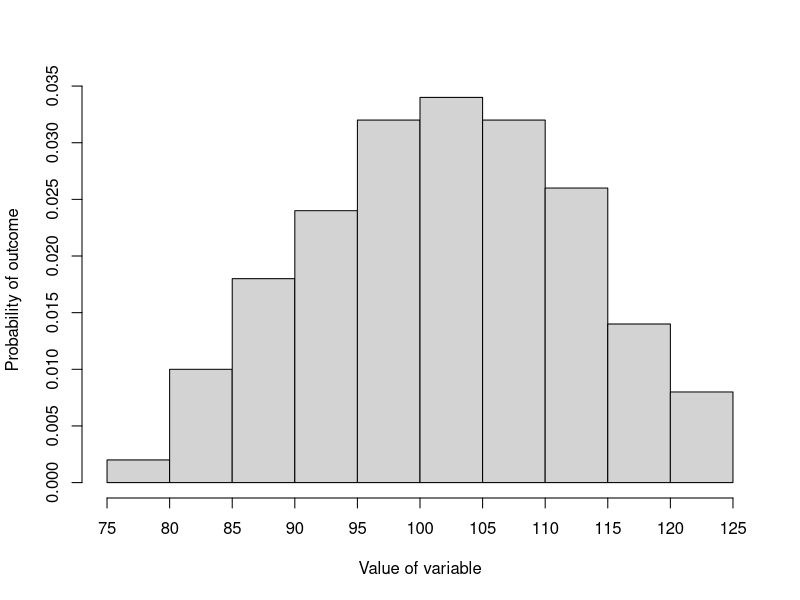
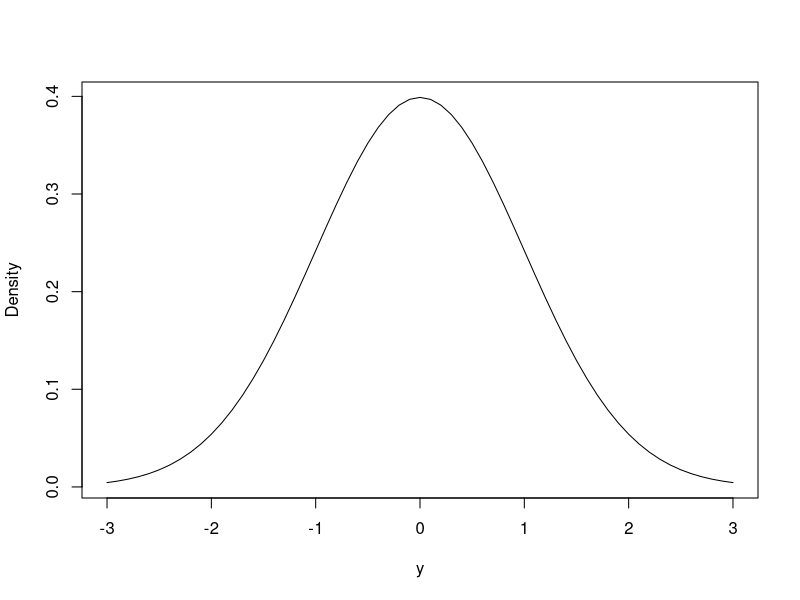
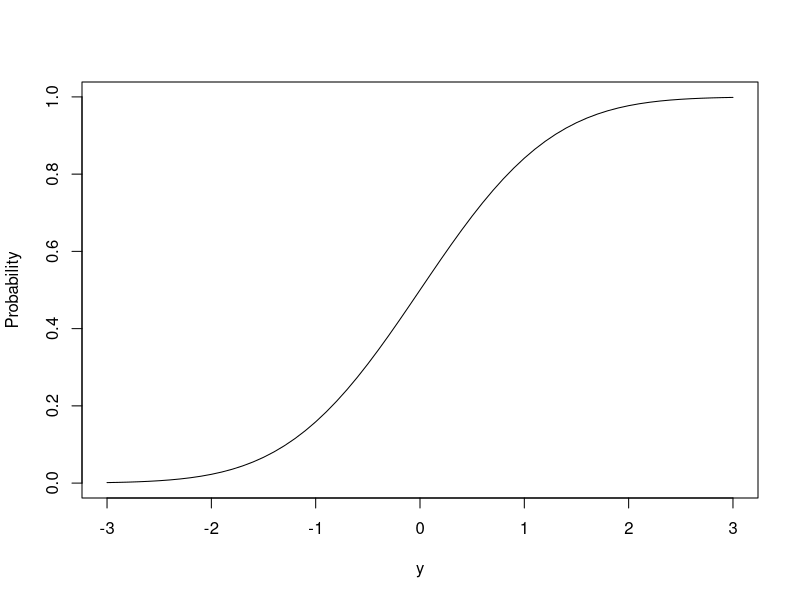
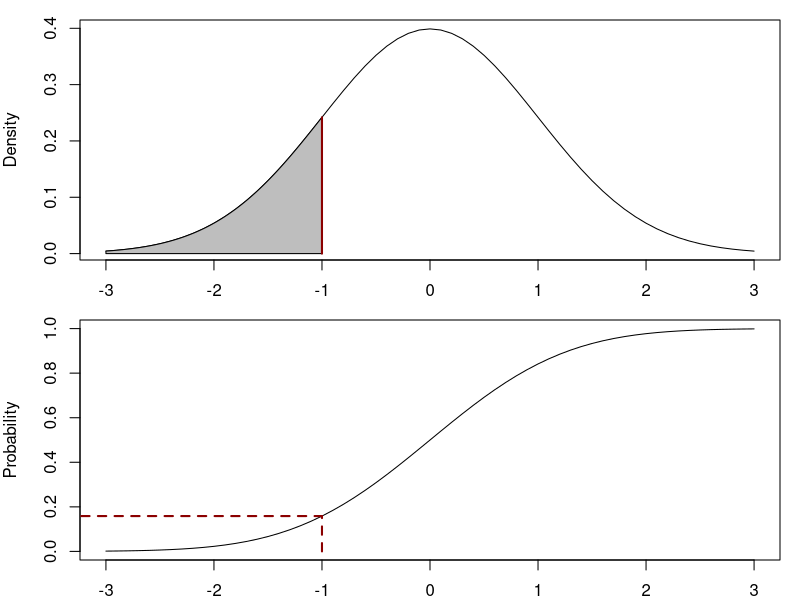
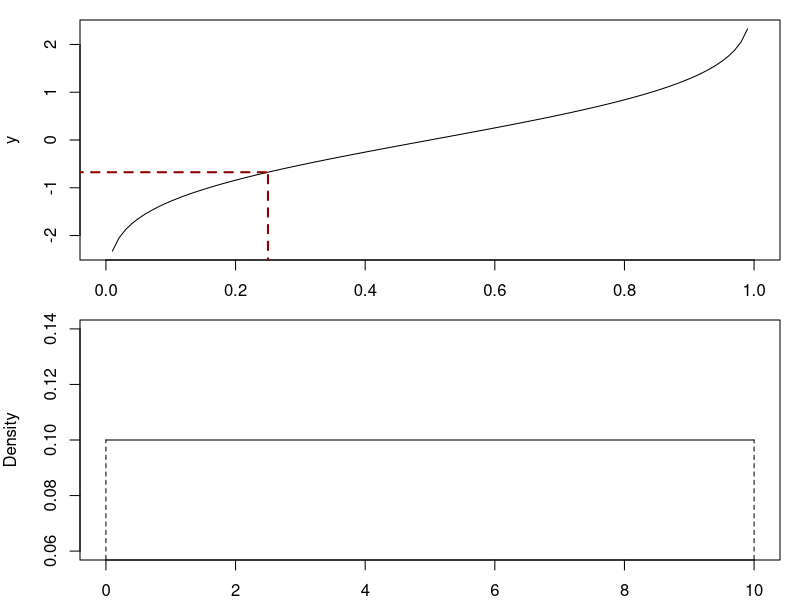
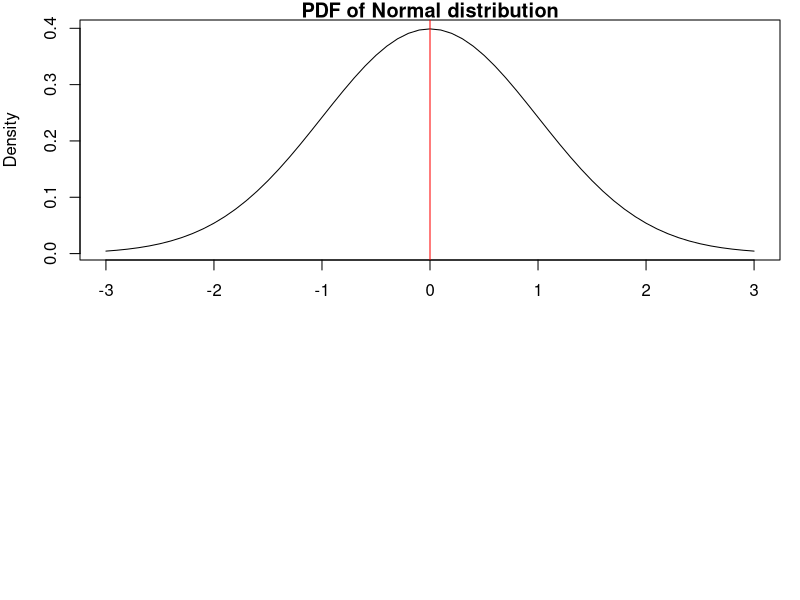

The R source for these figures, in order: (Note: this script raises an error after producing the figures.)
## ---- chunk 1
set.seed(41)
yHist <- hist(rnorm(100,100,10), probability=TRUE, main="",
              xlab="Value of variable", ylab="Probability of outcome",
              axes=FALSE)
axis(side=2)
axis(side=1, at=yHist$breaks)
## ---- chunk 2
plot(seq(-3,3,0.1),dnorm(seq(-3,3,0.1)),type="l",ylab="Density",xlab="y",main="")
## ---- chunk 3
plot(seq(-3,3,0.1),pnorm(seq(-3,3,0.1)),type="l",ylab="Probability",xlab="y",main="")
## ---- chunk 4
par(mfcol=c(2,1), mar=c(2,4,1,1))
plot(seq(-3,3,0.1),dnorm(seq(-3,3,0.1)),type="l",ylab="Density",xlab="y",main="")
polygon(c(seq(-3,-1,0.01),rev(seq(-3,-1,0.01))),
        c(dnorm(seq(-3,-1,0.01)), rep(0,length(seq(-3,-1,0.01)))), col="grey")
lines(c(-1,-1),c(0,dnorm(-1)),col="darkred",lwd=2,lty=1)

plot(seq(-3,3,0.1),pnorm(seq(-3,3,0.1)),type="l",ylab="Probability",xlab="y",main="")
lines(c(-1,-1),c(0,pnorm(-1)),col="darkred",lwd=2,lty=2)
lines(c(-4,-1),c(pnorm(-1),pnorm(-1)),col="darkred",lwd=2,lty=2)
## ---- chunk 5
plot(seq(0,1,0.01),qnorm(seq(0,1,0.01)),type="l",ylab="y",xlab="Probability",main="")
lines(c(0.25,0.25),c(-3,qnorm(0.25)),col="darkred",lwd=2,lty=2)
lines(c(-1,0.25),c(qnorm(0.25),qnorm(0.25)),col="darkred",lwd=2,lty=2)
## ---- chunk 6
plot(seq(0,10,by=0.1),dunif(seq(0,10,by=0.1),0,10),
     ylab="Density",xlab="y", type="l")
lines(c(0,0), c(0,0.1), lty=2)
lines(c(10,10), c(0,0.1), lty=2)
## ---- chunk 7
plot(seq(-3,3,0.1),dnorm(seq(-3,3,0.1)),type="l",ylab="Density",xlab="y",main="PDF of Normal distribution")
abline(v=0, col="red")
text(0.5,0.05,TeX("$\\mu =0$"))
## ---- chunk 8
plot(seq(-3,3,0.01),dlaplace(seq(-3,3,0.01)),type="l",ylab="Density",xlab="y",main="PDF of Laplace distribution")
abline(v=0, col="red")
## ---- chunk 9
plot(seq(-3,3,0.01),ds(seq(-3,3,0.01)),type="l",ylab="Density",xlab="y",main="PDF of S distribution")
abline(v=0, col="red")
## ---- chunk 10
plot(seq(-3,3,0.01),dgnorm(seq(-3,3,0.01),0,1,0.5),type="l",ylab="Density",xlab="y",main="PDF of Generalised Normal distribution",
     ylim=c(0,0.6))
lines(seq(-3,3,0.01),dgnorm(seq(-3,3,0.01),0,1,1),col="darkblue")
lines(seq(-3,3,0.01),dgnorm(seq(-3,3,0.01),0,1,2),col="darkred")
lines(seq(-3,3,0.01),dgnorm(seq(-3,3,0.01),0,1,1000),col="purple")
abline(v=0, col="red")
legend("topright",legend=c(TeX("$\\beta =0.5$"),TeX("$\\beta =1$"),TeX("$\\beta =2$"),TeX("$\\beta =1000$")),
       col=c("black","darkblue","darkred","purple"),lwd=1)
## ---- chunk 11
plot(seq(-3,3,0.01),dalaplace(seq(-3,3,0.01),0,1,0.5),type="l",ylab="Density",xlab="y",main="PDF of Asymmetric Laplace distribution",
     ylim=c(0,0.6))
lines(seq(-3,3,0.01),dalaplace(seq(-3,3,0.01),0,1,0.2),col="darkblue")
lines(seq(-3,3,0.01),dalaplace(seq(-3,3,0.01),0,1,0.8),col="darkred")
abline(v=0, col="red")
legend("topright",legend=c(TeX("$\\alpha =0.5$"),TeX("$\\alpha =0.2$"),TeX("$\\alpha =0.8$")),
       col=c("black","darkblue","darkred"),lwd=1)
## ---- chunk 12
plot(seq(0,6,0.01),dinvgauss(seq(0,6,0.01),1,dispersion=10),type="l",ylab="Density",xlab="y",main="PDF of Inverse Gaussian distribution")
lines(seq(0,6,0.01),dinvgauss(seq(0,6,0.01),1,dispersion=1),col="darkblue")
lines(seq(0,6,0.01),dinvgauss(seq(0,6,0.01),1,dispersion=0.1),col="darkred")
abline(v=1, col="red")
legend("topright",legend=c(TeX("$s =10$"),TeX("$s =1$"),TeX("$s =0.1$")),
       col=c("black","darkblue","darkred"),lwd=1)
## ---- chunk 13
plot(seq(0,6,0.01),dgamma(seq(0,6,0.01),0.1,scale=10),type="l",ylab="Density",xlab="y",main="PDF of Gamma distribution")
lines(seq(0,6,0.01),dgamma(seq(0,6,0.01),1,scale=1),col="darkblue")
lines(seq(0,6,0.01),dgamma(seq(0,6,0.01),10,scale=0.1),col="darkred")
abline(v=1, col="red")
legend("topright",legend=c(TeX("$s =10$"),TeX("$s =1$"),TeX("$s =0.1$")),
       col=c("black","darkblue","darkred"),lwd=1)
